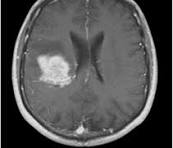
%> input picture tumor.jpg, 173 x 148 px
$ octave Region_Growing_Splitting_Merging.m   (GNU Octave 9; MATLAB toolbox functions it lacks are replaced by stand-ins)
%> lines starting %> are read from the running program, lines starting %| are printed output that depends on the picture; in (x1, y1, x2, y2) boxes, pixels count from 0 and x2, y2 are one past the last pixel; in counts of white or black regions, pixels touching at a corner belong together; the program's own positions count from 1
clc
close all
clear all

I = uint8(randi([0 255], 7,7));
figure
subplot(2,1,1)
imshow(I, []);
title('Grayscale Image Matrix');

seed = [1,5];
T = 70;

mask = abs(double(I) - double(I(seed(1), seed(2)))) < T;
subplot(2,1,2)
imshow(mask, []);
title('Region Grown Output');


I = [0 1 2 0; 2 5 6 1; 1 4 7 3; 0 2 5 1];
igray = mat2gray(I);
figure(2)
subplot(2,1,1)
imshow(igray, []),
title('Image Matrix');

seed = 7;
threshold = 2;
region = (I >= (seed - threshold)) & (I <= (seed + threshold));
subplot(2,1,2)
imshow(region),
title('Region Grown from Seed = 7');
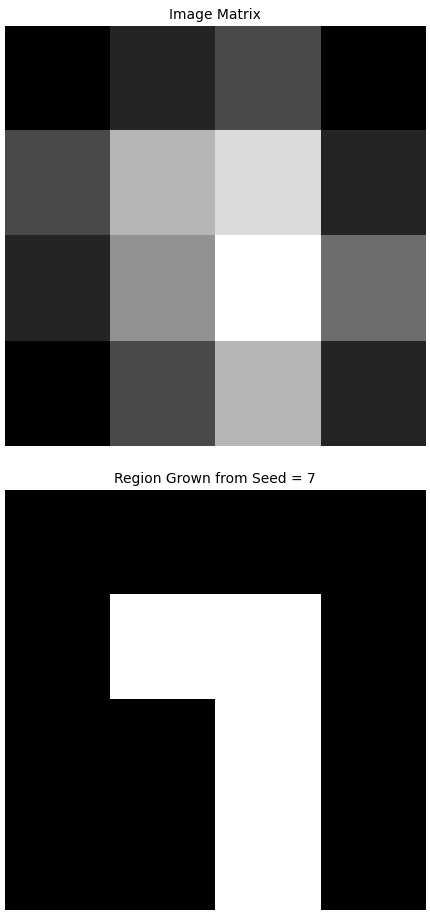
%> figure redrawn from the program's plot data, 2 panels


A = imread("tumor.jpg");
%> A is the input picture: size 148x173x3 uint8; min 0, max 235, mean 81.5
grayA = rgb2gray(A);
igray = mat2gray(grayA);
figure(3)
subplot(2,1,1)
imshow(igray, []),
title('Image');

seed = [7,9];
threshold = 120;

mask1 = abs(double(grayA) - double(grayA(seed(1), seed(2)))) < threshold;
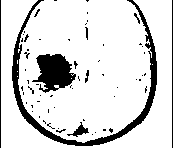
%> mask1: size 148x173 logical; 85.2% white; 63 black regions (55 under 20 px), largest, box (x1, y1, x2, y2) and area: (12, 0, 157, 146) 1988, (32, 54, 76, 93) 1056, (0, 0, 1, 148) 148
subplot(2,1,2)
imshow(mask1),
title('Region Grown from Seed');


I = uint8(randi([0 255], 8, 8));

figure;
subplot(2,1,1);
imshow(I, []);
title('Random Grayscale Image');

low1 = 0;     high1 = 85;    % Region 1: Dark
low2 = 86;    high2 = 170;   % Region 2: Medium
low3 = 171;   high3 = 255;   % Region 3: Bright

% Masks
region1 = I >= low1  & I <= high1;
region2 = I >= low2  & I <= high2;
region3 = I >= low3  & I <= high3;

result = uint8(region1)*85 + uint8(region2)*170 + uint8(region3)*255;

subplot(2,1,2);
imshow(result, []);
title('Region Splitting on Random Image ');
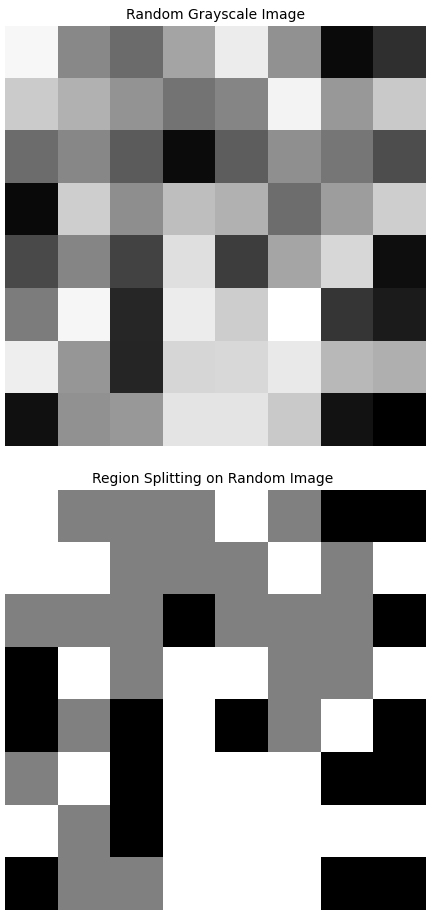
%> figure redrawn from the program's plot data, 2 panels


A = imread("tumor.jpg");
grayA = rgb2gray(A);
figure;
subplot(2,1,1);
imshow(grayA, []);
title('Original Image');

low1 = 0;     high1 = 85;    % Region 1: Dark
low2 = 86;    high2 = 170;   % Region 2: Medium
low3 = 171;   high3 = 255;   % Region 3: Bright

% Masks
region1 = grayA >= low1  & grayA <= high1;
%> region1: size 148x173 logical; 40.3% white; 41 white regions (32 under 20 px), largest, box (x1, y1, x2, y2) and area: (1, 0, 172, 148) 7169, (19, 0, 150, 142) 1960, (70, 31, 104, 83) 778
region2 = grayA >= low2  & grayA <= high2;
%> region2: size 148x173 logical; 51.3% white; 49 black regions (41 under 20 px), largest, box (x1, y1, x2, y2) and area: (0, 0, 173, 148) 10637, (70, 31, 104, 83) 778, (38, 56, 71, 87) 692
region3 = grayA >= low3  & grayA <= high3;
%> region3: size 148x173 logical; 8.4% white; 25 white regions (19 under 20 px), largest, box (x1, y1, x2, y2) and area: (38, 56, 71, 87) 692, (13, 9, 73, 143) 553, (96, 32, 157, 142) 495, (0, 0, 1, 148) 148, (172, 0, 173, 148) 148, (76, 126, 84, 134) 39

result = uint8(region1)*85 + uint8(region2)*170 + uint8(region3)*255;

subplot(2,1,2);
imshow(result, []);
title('Very Simple Region Splitting by Intensity');


%Merging
I = uint8(randi([0 255], 8, 8));
figure;
subplot(2,1,1);
imshow(I, []);
title('Random Grayscale Image');


seed1 = 50;
seed2 = 130;
seed3 = 220;


T = 40;

region1 = abs(double(I) - seed1) < T;
region2 = abs(double(I) - seed2) < T;
region3 = abs(double(I) - seed3) < T;

result = uint8(region1)*85 + uint8(region2)*170 + uint8(region3)*255;

subplot(2,1,2);
imshow(result, []);
title('Simple Region Merging');
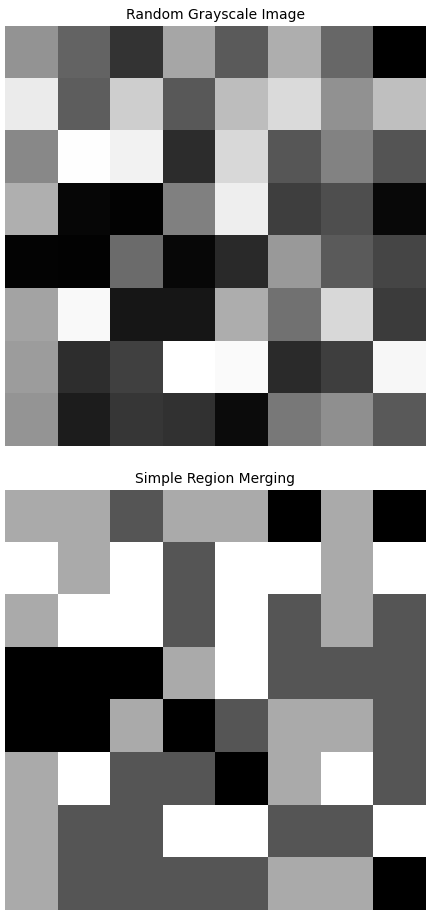
%> figure redrawn from the program's plot data, 2 panels


A = imread("tumor.jpg");
grayA = rgb2gray(A);

figure;
subplot(2,1,1);
imshow(grayA, []);
title('Tumor Image (Grayscale)');

seed1 = 50;
seed2 = 130;
seed3 = 220;

T = 40;

region1 = abs(double(grayA) - seed1) < T;
%> region1: size 148x173 logical; 16.9% white; 93 white regions (81 under 20 px), largest, box (x1, y1, x2, y2) and area: (19, 0, 150, 142) 2445, (70, 31, 104, 83) 852, (72, 0, 99, 28) 305
region2 = abs(double(grayA) - seed2) < T;
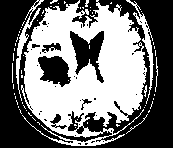
%> region2: size 148x173 logical; 46.8% white; 62 white regions (55 under 20 px), largest, box (x1, y1, x2, y2) and area: (21, 0, 147, 146) 10847, (126, 0, 154, 104) 432, (16, 0, 44, 101) 401
region3 = abs(double(grayA) - seed3) < T;
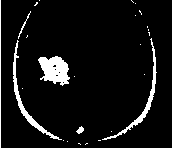
%> region3: size 148x173 logical; 7.4% white; 27 white regions (20 under 20 px), largest, box (x1, y1, x2, y2) and area: (38, 56, 70, 86) 631, (13, 40, 62, 140) 438, (102, 38, 157, 140) 413

merged = uint8(region1)*85 + uint8(region2)*170 + uint8(region3)*255;
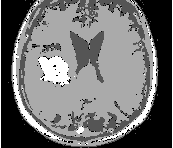
%> merged: size 148x173 uint8; min 0, max 255, mean 112.9

subplot(2,1,2);
imshow(merged, []);
title('Region Merged Output');

$ run again, with image.jpeg copied over tumor.jpg
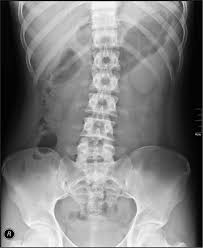
%> input picture image.jpeg, 203 x 248 px
%> A is the input picture: size 248x203x3 uint8; min 0, max 255, mean 127.6
%> `mask1 = abs(double(grayA) - double(grayA(seed(1), seed(2)))) < thresho..`:
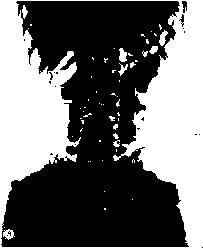
%> mask1: size 248x203 logical; 41.7% white; 56 white regions (43 under 20 px), largest, box (x1, y1, x2, y2) and area: (0, 0, 203, 248) 20309, (119, 48, 127, 62) 84, (159, 30, 168, 46) 78
%> `merged = uint8(region1)*85 + uint8(region2)*170 + uint8(region3)*255;`:
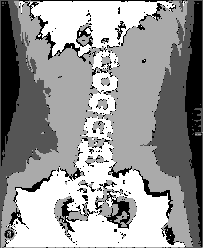
%> merged: size 248x203 uint8; min 0, max 255, mean 151.2

$ run again, with spine.jpeg copied over tumor.jpg
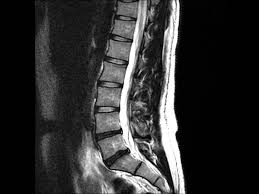
%> input picture spine.jpeg, 259 x 194 px
%> A is the input picture: size 194x259x3 uint8; min 0, max 255, mean 47.9
%> `mask1 = abs(double(grayA) - double(grayA(seed(1), seed(2)))) < thresho..`:
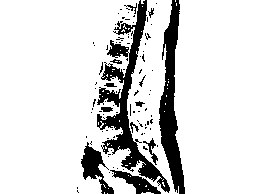
%> mask1: size 194x259 logical; 85.4% white; 96 black regions (83 under 20 px), largest, box (x1, y1, x2, y2) and area: (97, 0, 170, 193) 3230, (159, 0, 185, 194) 2336, (81, 142, 114, 194) 666
%> `merged = uint8(region1)*85 + uint8(region2)*170 + uint8(region3)*255;`:
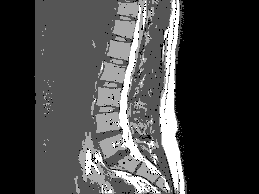
%> merged: size 194x259 uint8; min 0, max 255, mean 68.9
